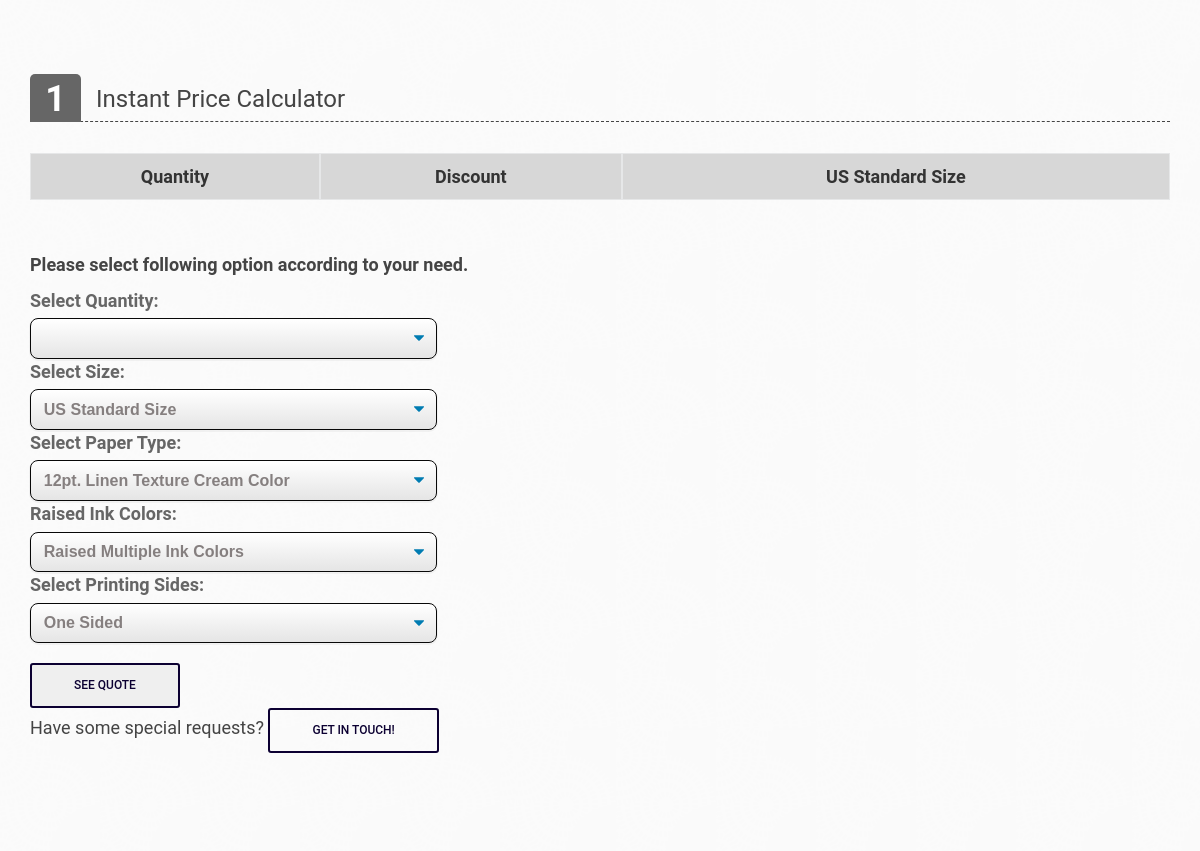
Before: /business-cards/raised-ink-business-cards-detail (middle part) with the older database file.
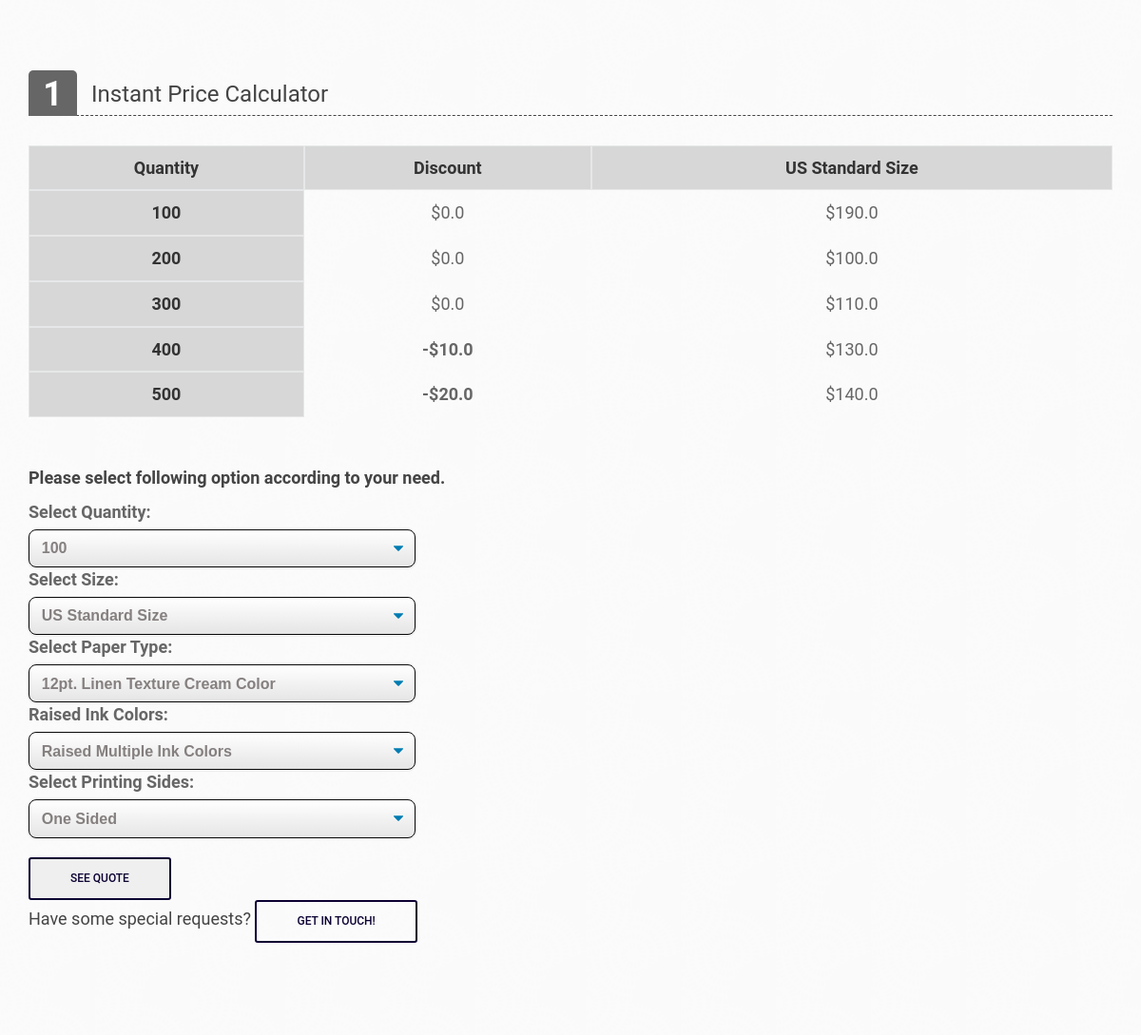
After: the same page with the newer database file.
### Business_Cards/models.py (models this page shows, shortened)
class raised_ink_business_cards_price(models.Model):
    quantity = models.PositiveIntegerField(default=0, blank=False, editable=True)
    US_Standard_Size =  models.FloatField(default=0, blank=False, editable=True, validators=[MinValueValidator(0.0)])
    Discount = models.FloatField(default=0, blank=False, editable=True, validators=[MinValueValidator(0.0)])
    Template = models.FileField(upload_to='static/Business_Cards_Templates', max_length=256, blank=True)
    class Meta:
        verbose_name = "7 - Raised ink business cards"

### Business_Cards/views.py (the view)
# urls.py: path('raised-ink-business-cards-detail', raised_ink_business_cards, name='raised-ink-business-cards-detail'),
def raised_ink_business_cards (request):
    product = bc_products.objects.get(id=7)
    table = raised_ink_business_cards_price.objects.all()
    b_object = b_products.objects.all()
    bc_object = bc_products.objects.all()
    bs_object = bs_products.objects.all()
    lf_object = lf_products.objects.all()
    mp_object = mp_products.objects.all()
    urls_bc_aside = ["business-card-detail" , "edge-painted-detail", "foil-business-card-detail","raised-spot-uv-business-card-detail", "pantone-business-cards-detail", 'plastic-business-cards-detail', 'raised-ink-business-cards-detail' ]
    urls_bs_aside =  ["/business-stationary/envelopes-detail", "/business-stationary/letterhead-detail", "/business-stationary/notepad-detail"]
    urls_lf_aside = ["/large-format/floor-stickers-detail", "/large-format/foamcore-poster-detail", "/large-format/poster-printing-detail", "/large-format/retractable-banners-detail", "/large-format/table-cover-detail"]
    urls_mp_aside = ["/marketing-products/calenders-detail", "/marketing-products/brouchers-flyers-detail" , "/marketing-products/postcards-detail", "/marketing-products/hangtags-detail", "/marketing-products/labels-and-stickers-detail" , "/marketing-products/ncr-forms-detail" , "/marketing-products/presentation-folder-detail", "custom-holiday-cards-detail"]
    b_urls = ["/boxes/pillow-boxes-detail", "/boxes/gable-boxes-detail" ,"/boxes/window-boxes-detail", "/boxes/mailer-boxes-detail" , "/boxes/kraft-boxes-detail", "/boxes/cosmetics-boxes-detail" ,"/boxes/sleeve-boxes-detail", "/boxes/display-boxes-detail", "/boxes/beverage-boxes-detail", "/boxes/candle-boxes-detail", "/boxes/auto-parts-boxes-detail", "/boxes/pizza-boxes-detail"]
    b_aside = zip(b_urls,b_object)
    mp_aside = zip(urls_mp_aside, mp_object)
    bs_aside = zip(urls_bs_aside, bs_object)
    bc_aside = zip(urls_bc_aside,bc_object)
    lf_aside = zip(urls_lf_aside, lf_object)
    menu = raised_ink_business_cards_price.objects.all()
    menu1 = Extra_features.objects.all()
    if request.POST:
        var = request.POST
        quantity = var['quantity']
        size = var['size']
        paper_type = var['paper_type']
        sides = var['sides']
        color = var['color']
        print(size)
        if size == 'US_Standard_Size':
            extra_size = '2"x3.5" - US Standard Size'
            type_quantity_query = raised_ink_business_cards_price.objects.filter(quantity=quantity).values('id','US_Standard_Size')
        paper_price_query = Extra_features.objects.filter(paper_type=paper_type).values('id', 'paper_type_price')
        discount_query = raised_ink_business_cards_price.objects.filter(quantity=quantity).values('id', 'Discount')
        if sides == 'two_sided':
            sides_query = Extra_features.objects.filter(size=extra_size).values('id', 'size', 'second_side_price')
            print(sides_query)
            for u in sides_query:
                price_side = u['second_side_price']
                break
        else:
            price_side = 0
        for i in paper_price_query:
            price_paper = i['paper_type_price']
        for o in type_quantity_query:
            price_size_quantity = o['US_Standard_Size']
        for y in discount_query:
            price_discount = y['Discount']
        total_price = ((float(price_paper) * float(quantity)) + (float(price_side) * float(quantity)) + price_size_quantity)
        print('----------')
        print(price_paper)
        print('----------')
        print(price_side)
        print('----------')
        print(price_size_quantity)
        print('----------')
        print(total_price)
        print('----------')
        print('-',price_discount)
        extra_f_dict = {"Size": size,
                        "paper_type": paper_type,
                        "sides": sides,
                        "color": color}
        request.session['invoice'] = total_price
        request.session['label'] = product.Label
        request.session['discount'] = price_discount
        request.session['id'] = 7
        request.session['cat'] = 'bc_products'
        request.session['extra_f'] = extra_f_dict
        request.session['quantity'] = quantity
        print('Form Submitted')
    else:
        total_price = 0
        request.session['invoice'] = 0
        request.session['label'] = 0
        request.session['discount'] = 0
        print('Form Not Submitted')
    context = {
        'total_price' : total_price,
        "menu": menu,
        "menu1": menu1,
        "table" : table,
        "bc_product" : bc_object,
        "bs_product" : bs_object,
        "lf_product" : lf_object,
        "mp_product" : mp_object,
        "label" : product.Label,
        "bc_aside": bc_aside,
        "Description": product.Description,
        "image1" : product.image1,
        "image2" : product.image2,
        "image3" : product.image3,
        "bs_aside" : bs_aside,
        "lf_aside": lf_aside,
        "b_aside": b_aside,
        "mp_aside": mp_aside,
    }
    if request.POST:
        return redirect('/checkout')
    return render(request, "Business_Cards/raised_ink.html", context)

### Business_Cards/templates/Business_Cards/raised_ink.html (shortened to what the changed rows need)
{% extends 'base.html' %}
{% load static %}
{% block content %}
<main class="main" id="product-detail">
    <section class="add-to-cart-w">
        <div class="container">
            <div class="row">
                <div class="col-md-12 col-sm-12 product-options">
                    <div class="row">
                        <div class="option-grib-w col-md-12">
                            <div class="scroll-pane horizontal-only">
                                <table>
                                    <tr class="strikeout">
                                        <th>Quantity</th>
                                        <th>Discount</th>
                                        <th rowspan="1"> US Standard Size</th>
                                    </tr>
                                    {% for table in table %}
                                    <tr>
                                        <th>{{ table.quantity }} </th>
                                        <td>
                                            {% if table.Discount %}
                                            <strong> -${{ table.Discount }} </strong>
                                            {% else %}
                                            ${{ table.Discount }}
                                            {% endif %}
                                        </td>
                                        <td>
                                            ${{ table.US_Standard_Size }}
                                        </td>
                                    </tr>
                                    {% endfor %}
                                </table>
                            </div>
                        </div>
                    </div>
                    <br>
                    <br>
                    <form method="POST" id="product-detail-form">
                        <div class="options-list-w">
                            <div class="row">
                                <div class="block-options col-md-4 col-sm-5">
                                    <div class="options-col">
                                        <label for="cars">Select Quantity:</label>
                                        <select class="select-css" name="quantity">
                                            {% for menu in menu %}
                                            <option value="{{ menu.quantity }}">{{ menu.quantity }}</option>
                                            {% endfor %}
                                        </select>
                                    </div>
                                </div>
                            </div>
                        </div>
                    </form>
                </div>
            </div>
        </div>
    </section>
</main>
{% endblock content %}

Changed rows visible on the page:
added raised_ink_business_cards_price: quantity "100", Discount "0.0", US_Standard_Size "190.0"
added raised_ink_business_cards_price: quantity "200", Discount "0.0", US_Standard_Size "100.0"
added raised_ink_business_cards_price: quantity "300", Discount "0.0", US_Standard_Size "110.0"
added raised_ink_business_cards_price: quantity "400", Discount "10.0", US_Standard_Size "130.0"
added raised_ink_business_cards_price: quantity "500", Discount "20.0", US_Standard_Size "140.0"
Other visible differences:
form field quantity: (not shown) → "100"
